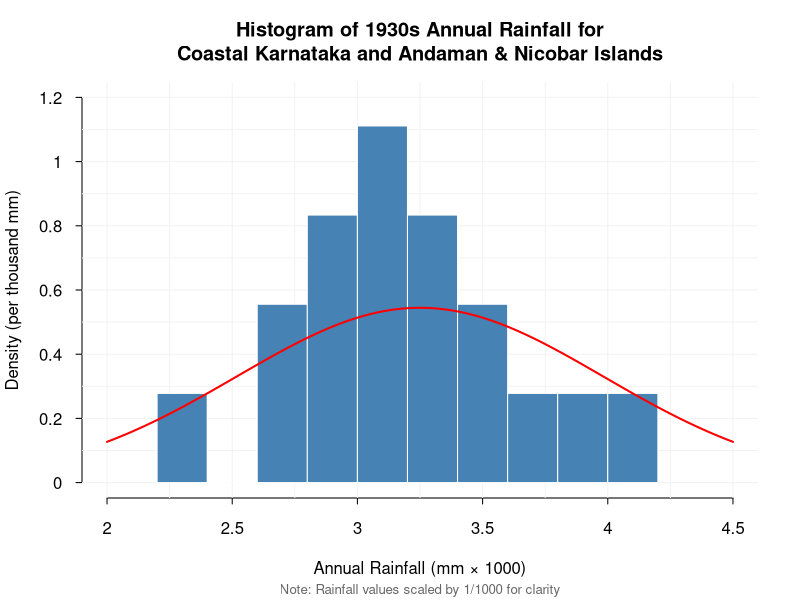

Generate this figure with R: (Note: this script raises an error after producing the figure.)
#Install and load library readr & tidyverse
library(readr)
library(tidyverse)

# Import the Dataset
rainfall_india <- read_csv("rainfall_india.csv")
View(rainfall_india)

print(colnames(rainfall_india))

# printing first 5 rows
print(head(rainfall_india, 5))

#Creating Decades using the years
rainfall_india$Decade <- (rainfall_india$YEAR %/% 10) * 10

#Removes NA values from dataset
rainfall_india <- na.omit(rainfall_india)

#Rename column from SUBDIVISION to REGION
colnames (rainfall_india)[1] <- "REGION"

#Calculate mean annual rainfall per region per decade
mean_annual_rainfall_per_region_per_decade <- rainfall_india %>% group_by(REGION, Decade) %>% summarize( MeanAnnualRainfall = mean(ANNUAL, na.rm = TRUE), .groups = "drop" )

#Sort table in descending order of mean annual rainfall
sorted_meanAnnualRainfall_table <- mean_annual_rainfall_per_region_per_decade %>%
  arrange(desc(MeanAnnualRainfall))

#View sorted table (to see decades in descending order of mean annual rainfall)
View(sorted_meanAnnualRainfall_table)

#Create a 1930s table (decade with the second highest mean annual rainfall)
decade_1930_table <- mean_annual_rainfall_per_region_per_decade %>%  filter(Decade == 1930)

sorted_decade_1930_table <- decade_1930_table %>% arrange(desc(MeanAnnualRainfall))

view(sorted_decade_1930_table) 

#Obtain the max and min annual rainfall regions for the 1930 decade
decade_1930_table$REGION[which.max(decade_1930_table$MeanAnnualRainfall)]

decade_1930_table$REGION[which.min(decade_1930_table$MeanAnnualRainfall)]

#Filter rainfall dataset to return data for the selected 2 regions (Coastal Karnataka and Andaman & Nicobar Islands) in 1930s
two_regions <- rainfall_india %>%
  filter(REGION %in% c("COASTAL KARNATAKA", "ANDAMAN & NICOBAR ISLANDS"), YEAR >= 1930,
         YEAR <= 1939)

#Extract the annual values for each group (For statistical testing)
coastal_karnataka <- two_regions %>% 
  filter(REGION == "COASTAL KARNATAKA") %>% 
  pull(ANNUAL)

andaman_nicobar_islands <- two_regions %>% 
  filter(REGION == "ANDAMAN & NICOBAR ISLANDS") %>% 
  pull(ANNUAL)

#Perform basic statistical analysis for both regions
ck <- coastal_karnataka
an <- andaman_nicobar_islands

summary(ck)
summary(an)

#Plot histogram of both regions (to determine type of test) & Scale the data by dividing by 1000
x <- two_regions$ANNUAL / 1000

hist(x,
     breaks = 10,
     xlab = "Annual Rainfall (mm × 1000)",
     ylab = "Density (per thousand mm)",  # More descriptive
     main = "Histogram of 1930s Annual Rainfall for\nCoastal Karnataka and Andaman & Nicobar Islands",
     col = "steelblue",
     border = "white",
     freq = FALSE,
     las = 1,
     xlim = c(2, 4.5),
     ylim = c(0, 1.2),
     axes = FALSE)

# Custom x-axis with better spacing
axis(side = 1, 
     at = seq(2, 4.5, by = 0.5),
     labels = seq(2, 4.5, by = 0.5),
     tcl = -0.3)

# Custom y-axis
axis(side = 2, 
     at = seq(0, 1.2, by = 0.2),
     labels = seq(0, 1.2, by = 0.2),
     las = 1,
     tcl = -0.3)

# Add minor gridlines
abline(v = seq(2, 4.5, by = 0.25), col = "gray95", lty = 1)
abline(h = seq(0, 1.2, by = 0.1), col = "gray95", lty = 1)

# Re-plot histogram on top of grid
hist(x,
     breaks = 10,
     col = "steelblue",
     border = "white",
     freq = FALSE,
     add = TRUE)

# Add a text annotation explaining the scaling
mtext("Note: Rainfall values scaled by 1/1000 for clarity", 
      side = 1, 
      line = 4, 
      cex = 0.8, 
      col = "gray40")

#Add normal curve overlay to histogram
curve(dnorm(x, mean = mean(x, na.rm = TRUE), sd = sd(x, na.rm = TRUE)),
      add = TRUE,
      col = "red",
      lwd = 2)


# Histogram for Coastal Karnataka only (1930s)
ck <- coastal_karnataka   # just to make the code shorter

hist(ap,
     breaks = 10,
     main = "Histogram of Annual Rainfall \n - Coastal Karnataka (1930s)",
     xlab = "Annual Rainfall (mm)",
     ylab = "Density",
     col = "orange",
     freq = FALSE,
     xlim = c(3000, 6500)
     )

# Add a normal distribution curve for CK only
curve(dnorm(x, mean = mean(ck , na.rm = TRUE), sd = sd(ap, na.rm = TRUE)),
      add = TRUE,
      col = "red",
      lwd = 2)


hist(west_rajasthan, 
     main = "Histogram of Annual Rainfall \n - West Rajasthan (1930s)",
     breaks = 10, 
     freq = FALSE, 
     col = "steelblue",
     xlab = "Annual Rainfall (mm)",
     ylab = "Density",
     xlim = c(100, 500)
     )

# Add a normal distribution curve for WR only
curve(
  dnorm(x,
        mean = mean(west_rajasthan, na.rm = TRUE),
        sd   = sd(west_rajasthan, na.rm = TRUE)),
  add = TRUE,
  col = "red",
  lwd = 2
)


#Run independent t-test
t.test(ck, an, paired = FALSE)

# Boxplot comparing the two regions with y-axis labelled in 1000*mm
boxplot(ANNUAL ~ REGION,
        data = two_regions,
        main = "Boxplot of Annual Rainfall (1930s)\nAndaman & Nicobar vs Coastal Karnataka",
        xlab = "Region",
        ylab = "Annual Rainfall (mm x 1000)",
        col = c("skyblue", "lightgreen"),
        ylim = c(2000, 4500),
        yaxt = "n")  # remove default y-axis

# Custom ticks: 2000 to 4500 with labels 2 to 4.5
axis(side = 2,
     at = seq(2000, 4500, by = 500),
     labels = seq(2, 4.5, by = 0.5))
